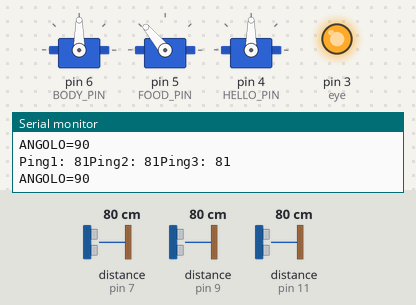
The sketch below on a simulated Arduino Uno, built with avr-gcc and run on an emulated ATmega328P. Shown: 3 × servo, output pins drawn as LEDs (lit = HIGH), the last lines printed to the serial monitor. The test bench sets the inputs (shaded band); at power-on: distance to the obstacle (sensors on pin 11, pin 7, pin 9) 80 cm. The echo pulse lasts 58.3 µs per cm.

Above: at 6.7 s.
6.8 s: distance to the obstacle (sensor on pin 11) set to 72 cm
8.3 s: distance to the obstacle (sensor on pin 11) set to 66 cm
At 8.9 s:
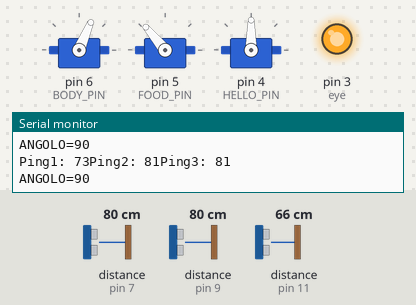
At 10.3 s:
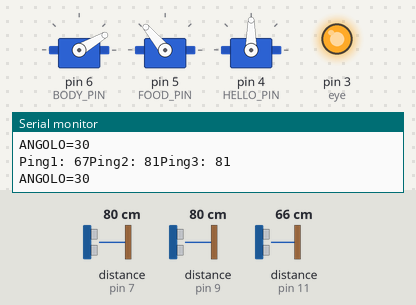
11.1 s: distance to the obstacle (sensor on pin 7) set to 60 cm
12.6 s: distance to the obstacle (sensor on pin 7) set to 53 cm
At 15.4 s:
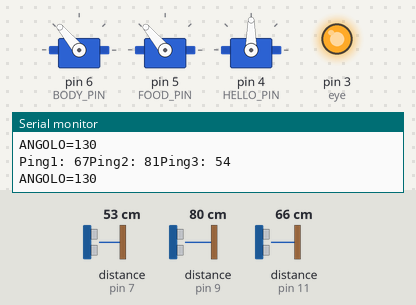
Timing chart, 0 to 16.6 s (numbered marks = the images above; inputs shaded):
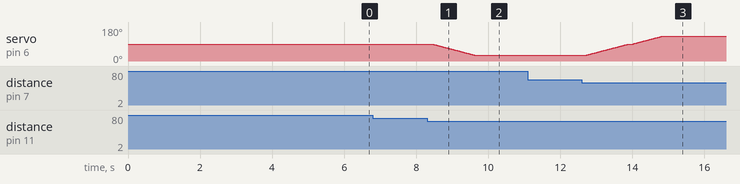

The sketch:

Prototipo_Gonzalo_soloSonar.ino
```cpp
/*
 * Angelo Falci
 * Emanuele Schiavon
 * Valentina Favaro
 * Julian Gallego
 * Soheil Ghanbari
 */
#include <Servo.h>
#include <NewPing.h>

#define MAX_DISTANCE 200 // Maximum distance we want to ping for (in centimeters). Maximum sensor distance is rated at 400-500cm.

#define TRIGGER_PIN1  12  // Arduino pin tied to trigger pin on the ultrasonic sensor.
#define ECHO_PIN1     11  // Arduino pin tied to echo pin on the ultrasonic sensor.

#define TRIGGER_PIN2  10  // Arduino pin tied to trigger pin on the ultrasonic sensor.
#define ECHO_PIN2    9  // Arduino pin tied to echo pin on the ultrasonic sensor.

#define TRIGGER_PIN3  8  // Arduino pin tied to trigger pin on the ultrasonic sensor.
#define ECHO_PIN3    7  // Arduino pin tied to echo pin on the ultrasonic sensor.

//Right
NewPing right(TRIGGER_PIN1, ECHO_PIN1, MAX_DISTANCE); // NewPing setup of pins and maximum distance.
//Center
NewPing center(TRIGGER_PIN2, ECHO_PIN2, MAX_DISTANCE); // NewPing setup of pins and maximum distance.
//Left
NewPing left(TRIGGER_PIN3, ECHO_PIN3, MAX_DISTANCE); // NewPing setup of pins and maximum distance.
//distance of every sonar
int distR, distL, distC;
double sonarTime;
//Servo for the rotation and its position
#define BODY_PIN 6
Servo bodyMotor;
int positionBody;//save the position that body must be reach
int realBody;//save the instant position that body has
long bodyTime;
//Variable to check if a person is near for more than 2/3 seconds
int seePerson;
int lastDistSeePerson;
int checkPerson;
//Time offerFood
int timeOffer;//count for how many time the robot is waiting the person

//HAND WITH FOOD
#define FOOD_PIN 5
#define PIN_SENSOR_1 A0
#define PIN_SENSOR_2 A1
#define PIN_SENSOR_3 A2
Servo foodHand;
int positionFoodHand;
long foodTime;
boolean foodMoveFast;
int oldValue[3];
int newValue[3];
int offerLed=4;

//HELLO HAND
#define HELLO_PIN 4
Servo helloHand;
int positionHelloHand;
long helloTime;
long hiTime;
int helloDirection;

//eyes
int eye=3;

void setup() {
  //BODY
  Serial.begin(115200);
  positionBody=90;
  realBody=90;
  bodyMotor.attach(BODY_PIN);
  bodyMotor.write(positionBody);
  delay(500);
  sonarTime=0;
  bodyTime=0;
  distR=right.ping_cm();
  delay(30);
  distC=center.ping_cm();
  delay(30);
  distL=left.ping_cm();
  if(distL==0)
    distL=400;
  if(distC==0)
    distC=400;
  if(distR==0)
    distR=400;
  //PERSON NEAR
  seePerson=0;
  lastDistSeePerson=0;
  checkPerson=0;
  //HAND WITH FOOD
  positionFoodHand=130;
  foodHand.attach(FOOD_PIN);
  foodHand.write(positionFoodHand);
  foodMoveFast=false;
  foodTime=0;
  oldValue[0]=analogRead(PIN_SENSOR_1);
  oldValue[1]=analogRead(PIN_SENSOR_2);
  oldValue[2]=analogRead(PIN_SENSOR_3);
  pinMode(offerLed, OUTPUT);
  digitalWrite(offerLed, LOW);
  //HELLO HAND
  positionHelloHand=90;
  helloHand.attach(HELLO_PIN);
  helloHand.write(positionHelloHand);
  helloTime=0;
  hiTime=0;
  helloDirection=0;
  pinMode(eye, OUTPUT);
  digitalWrite(eye, LOW);
  int sensorHigh;
  int sensorLow;
  /*while(millis()<5000)
  {
    sensorValue=analogRead(A0);
    if(sensorValue>sensorHigh)
    {
      sensorHigh=sensorValue;
    }
    if(sensorValue<sensorLow)
    {
      sensorLow=sensorValue;
    }
  }*/
    delay(5000);
  digitalWrite(eye, HIGH);
}

void loop() {
  checkSonar();
  //nearPerson();
  //happy();
  //moveHandFast();
}

//MANAGE SONAR AND ROTATION OF ROBOT
void checkSonar()
{
  distR=right.ping_cm();
  delay(30);
  distC=center.ping_cm();
  delay(30);
  distL=left.ping_cm();
  delay(30);
  if(distL==0)
    distL=400;
  if(distC==0)
    distC=400;
  if(distR==0)
    distR=400;
  bodyMotor.attach(BODY_PIN);
  if(distR+10<distC && distR+10<distL){
    for(int i=0;i<60;i++)
    {
      if(bodyMotor.read()>30)
        bodyMotor.write(bodyMotor.read()-1);
      else
        break;
      delay(20);
    }
  }
  if(distL+10<distC && distL+10<distR){
    for(int i=0;i<60;i++)
    {
      if(bodyMotor.read()<130)
        bodyMotor.write(bodyMotor.read()+1);
      else
        break;
      delay(20);
    }
  }
  bodyMotor.detach();
  Serial.print("Ping1: ");
  Serial.print(distR ); // Send ping, get distance in cm and print result (0 = outside set distance range)

  Serial.print("Ping2: ");
  Serial.print(distC ); // Send ping, get distance in cm and print result (0 = outside set distance range)

  Serial.print("Ping3: ");
  Serial.println(distL ); // Send ping, get distance in cm and print result (0 = outside set distance range)

  Serial.print("ANGOLO=");
  Serial.println(bodyMotor.read());
}
void readSonar()
{
  long delayRead=sonarTime-millis();
  distR=right.ping_cm();
  //delay(30);
  //distR=right.convert_cm(distR);
  distC=center.ping_cm();
  //delay(30);
  //distC=center.convert_cm(distC);
  distL=left.ping_cm();
  //distL=left.convert_cm(distL);
  /*if(delayRead>=0 && delayRead<=30)
  {
    //distR=right.ping_cm();
    //delay(30);
  }
  //if(delayRead>=60 && delayRead<=90)
  {
    /distC=center.ping_cm();
    //delay(30);
  }
  //if(delayRead>=120 && delayRead<=150)
  {
    distL=left.ping_cm();
    //delay(30);
  }*/
  if(distL==0)
    distL=400;
  if(distC==0)
    distC=400;
  if(distR==0)
    distR=400;
}
void detachBody()
{
  if(realBody==positionBody && bodyMotor.attached())
    bodyMotor.detach();
}
void attachBody()
{
  if(realBody!=positionBody && millis()-bodyTime>=10)
  {
    if(realBody<positionBody)
      realBody=realBody+1;
    else
      realBody=realBody-1;
    if(!bodyMotor.attached())
      bodyMotor.attach(BODY_PIN);
    bodyMotor.write(realBody);
    bodyTime=millis();
  }
}
void moveRight()
{
   if(positionBody>30){
        positionBody=positionBody-5;
   }
   else{
    positionBody=30;}
}

void moveLeft()
{
   if(positionBody<130){
        positionBody=positionBody+5;
    }
   else{
    positionBody=130;}

}

//WHAT DO WHEN A PERSON IS NEAR
void nearPerson()
{
  if(distC<10 && checkPerson==0)//person is near
  {
    seePerson=millis();
    lastDistSeePerson=distC;
    checkPerson=1;
  }
  if(seePerson-millis()>=2000 && checkPerson==1)
  {
    if(distC<=lastDistSeePerson)//person is also near after 2 seconds
    {
      checkPerson=2;
      seePerson=millis();//Turn on led to offer the food
    }
  }
  if(seePerson-millis()>=4000 && checkPerson==1)
  {//Person go away, return to check
    checkPerson=0;
  }
  if(checkPerson==2)
  {
    offerFood();
  }
}
void offerFood()
{
  if(millis()-seePerson>=3000)
  {//offer food
  digitalWrite(offerLed, HIGH);
  }
  else
  {//finish to offer food
  digitalWrite(offerLed, LOW);
  checkPerson=0;//return to check
  }
}
//MOVE FAST THE HAND IF A PERSON TRY TO KEEP FOOD
void moveHandFast()
{
  //Serial.println(oldValue[0]);
  if(foodMoveFast==false)
  {
  newValue[0]=analogRead(PIN_SENSOR_1);
  newValue[1]=analogRead(PIN_SENSOR_2);
  newValue[2]=analogRead(PIN_SENSOR_3);
  if(oldValue[0]-newValue[0]>1)
  {//A person is trying to take food
    foodMoveFast=true;
    foodTime=millis();
  }
  oldValue[0]=newValue[0];
  oldValue[1]=newValue[1];
  oldValue[2]=newValue[2];
  }
  else
  {
    if(foodTime==0 || millis()-foodTime>=15)
    {
      positionFoodHand=positionFoodHand-5;
      foodHand.write(positionFoodHand);
      foodTime=millis();
      if(positionFoodHand<80)
      {
        foodMoveFast=false;
        foodTime=millis()+2000;//I put the hand in "offered position" after 2 seconds
      }
    }
  }
  if(foodMoveFast==false && positionFoodHand<130 && (foodTime==0 || millis()-foodTime>=20))
  {
  positionFoodHand=positionFoodHand+5;
  foodTime=millis();
  foodHand.write(positionFoodHand);
  }
}

//ROBOT IS SAD (SWING SLOW) OR HAPPY (SAY HELLO WITH ARM)
void happy()
{
  //The hand move in order to say "hello" if the person is not too far to take its attention and
  //stop when the person come near beacuse we have its attention
  if((helloTime==0 || millis()-helloTime>=20) && (distC<=100) && (distC>=50) && millis()-hiTime>=3000)
  {
    digitalWrite(eye, HIGH);
    helloTime=millis();
    hiTime=millis();
  }
  if(millis()-hiTime>=3000)
  {
    digitalWrite(eye, LOW);
  }
  /*
   * When Gonzalo see a person say hi for 3 seconds, then stop and if there is someone restart
   */
  sayhi();

}
void sayhi()
{
  if((helloTime==0 || millis()-helloTime>=20) && millis()-hiTime<3000)
  {
    //Serial.print("distanza ciao");
    //Serial.println(distC);
    if(helloDirection==0)
    {
      positionHelloHand=positionHelloHand+10;
      if(positionHelloHand>=125)
      {
        helloDirection=1;
      }
    }
    else
    {
      positionHelloHand=positionHelloHand-10;
      if(positionHelloHand<=55)
      {
        helloDirection=0;
      }
    }
    helloTime=millis();
    helloHand.write(positionHelloHand);
  }
}
void sad()
{

}

//MANAGE ROBOT SPEAKING
void speak(int i)
{

}
```

Measured:
- the behaviour switches between 70 and 69 cm on distance to the obstacle (sensor on pin 11) (found by bisection; images 0 and 1)
- the behaviour switches between 56 and 55 cm on distance to the obstacle (sensor on pin 7) (found by bisection; images 2 and 3)
- after the input at 8.3 s, servo on pin 6 (BODY_PIN): moves from 90° to 30° over 1.2 s, starting after 0.15 s
- after the input at 12.6 s, servo on pin 6 (BODY_PIN): moves from 30° to 130° over 2.1 s, starting after 0.11 s
